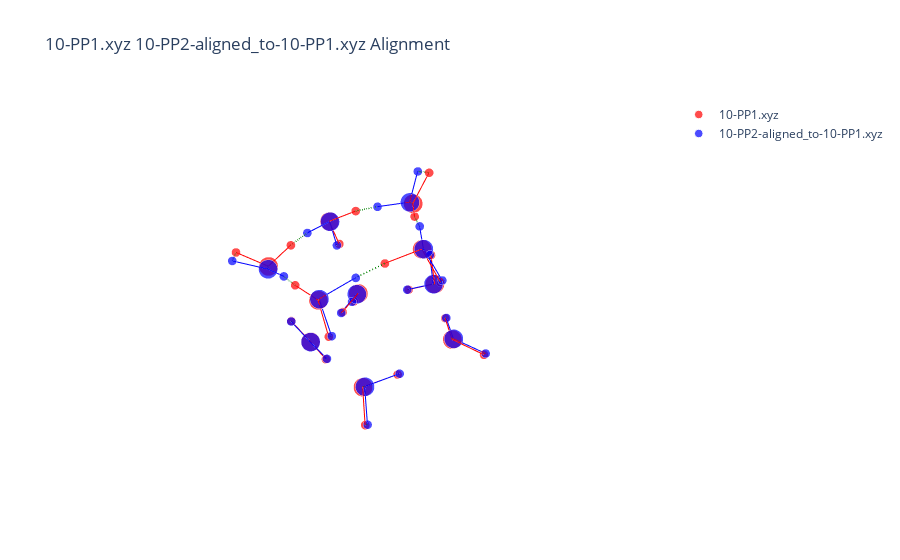

This figure's notebook cell:
### Code cell
data_path1 = "../Data/Water-Clusters"
data_path2 = "./ArbAlignOutput"
nameA = '10-PP1.xyz'
nameB = '10-PP2-aligned_to-10-PP1.xyz'
molA = next(pybel.readfile('xyz', os.path.join(data_path1, nameA)))
molB = next(pybel.readfile('xyz', os.path.join(data_path2, nameB)))
X_A, T_A, B_A = otm.tl.process_molecule(molA) 
X_B, T_B, B_B = otm.tl.process_molecule(molB)
X_B_aligned, _, _ = otm.tl.molecule_alignment_allow_reflection(X_A, X_B, np.eye(30))
otm.pl.interactive_alignment_plot(X_A, X_B_aligned, T_A, T_B, B_A, B_B, assignment=None, nameA=nameA, nameB=nameB, save=True)

### Figure 1 — Plotly figure (JSON) as saved in the notebook; plotly's stock layout.template omitted (floating-point values rounded to 4 significant figures)
{"data": [{"marker": {"color": "red", "size": [13.2, 6.2, 6.2, 13.2, 6.2, 6.2, 13.2, 6.2, 6.2, 13.2, 6.2, 6.2, 13.2, 6.2, 6.2, 13.2, 6.2, 6.2, 13.2, 6.2, 6.2, 13.2, 6.2, 6.2, 13.2, 6.2, 6.2, 13.2, 6.2, 6.2], "symbol": "circle"}, "mode": "markers", "name": "10-PP1.xyz", "type": "scatter3d", "x": [1.741, 2.229, 0.8804, 1.32, 1.5, 1.691, -0.6898, -1.144, -1.356, -1.275, -0.3225, -1.54, 1.892, 0.9393, 2.403, -0.7244, -1.18, -1.047, -0.1016, -0.2925, 0.7988, -1.954, -2.485, -1.229, -2.423, -2.104, -2.465, 2.328, 2.269, 2.34], "y": [1.597, 2.183, 2.047, -1.189, -0.2297, -1.526, 2.595, 3.371, 1.85, -1.774, -1.529, -2.305, -2.005, -2.211, -2.743, -2.433, -1.691, -2.385, 1.801, 2.302, 1.435, -0.09294, -0.00054, 0.5923, 0.5917, -0.2091, 0.3224, 0.765, -0.2066, 1.076], "z": [-1.498, -2.089, -1.327, -1.917, -1.89, -1.077, -0.7222, -1.074, -0.7833, -1.695, -1.856, -2.456, 0.7286, 0.9337, 1.082, 1.033, 1.482, 0.113, 2.025, 1.212, 1.857, 1.997, 2.797, 2.075, -0.7035, -1.167, 0.2358, 1.23, 1.148, 0.3074]}, {"marker": {"color": "blue", "size": [13.2, 6.2, 6.2, 13.2, 6.2, 6.2, 13.2, 6.2, 6.2, 13.2, 6.2, 6.2, 13.2, 6.2, 6.2, 13.2, 6.2, 6.2, 13.2, 6.2, 6.2, 13.2, 6.2, 6.2, 13.2, 6.2, 6.2, 13.2, 6.2, 6.2], "symbol": "circle"}, "mode": "markers", "name": "10-PP2-aligned_to-10-PP1.xyz", "type": "scatter3d", "x": [1.706, 2.181, 0.8513, 1.341, 1.49, 1.717, -0.7425, -1.201, -1.402, -1.235, -0.2845, -1.49, 2.016, 0.241, 2.764, -0.7326, -1.526, -0.9643, -0.1182, -0.3831, 1.474, -2.03, -2.646, -0.7907, -2.409, -2.088, -2.465, 2.287, 2.137, 2.302], "y": [1.637, 2.221, 2.091, -1.158, -0.1935, -1.493, 2.602, 3.383, 1.852, -1.808, -1.553, -2.353, -1.839, -2.313, -2.313, -2.414, -1.102, -2.41, 1.837, 2.286, 1.143, -0.2787, -0.5486, 1.137, 0.5513, -0.2496, 0.2746, 0.7508, -0.8826, 1.144], "z": [-1.476, -2.08, -1.285, -1.9, -1.857, -1.062, -0.7251, -1.058, -0.7977, -1.721, -1.882, -2.475, 0.7661, 1.034, 1.15, 1.031, 1.706, 0.08278, 2.036, 1.214, 1.631, 1.954, 2.646, 2.141, -0.7199, -1.181, 0.2166, 1.234, 1.033, 0.343]}, {"line": {"color": "red", "width": 2}, "mode": "lines", "showlegend": false, "type": "scatter3d", "x": [1.741, 2.229], "y": [1.597, 2.183], "z": [-1.498, -2.089]}, {"line": {"color": "red", "width": 2}, "mode": "lines", "showlegend": false, "type": "scatter3d", "x": [1.741, 0.8804], "y": [1.597, 2.047], "z": [-1.498, -1.327]}, {"line": {"color": "red", "width": 2}, "mode": "lines", "showlegend": false, "type": "scatter3d", "x": [1.32, 1.5], "y": [-1.189, -0.2297], "z": [-1.917, -1.89]}, {"line": {"color": "red", "width": 2}, "mode": "lines", "showlegend": false, "type": "scatter3d", "x": [1.32, 1.691], "y": [-1.189, -1.526], "z": [-1.917, -1.077]}, {"line": {"color": "red", "width": 2}, "mode": "lines", "showlegend": false, "type": "scatter3d", "x": [-0.6898, -1.144], "y": [2.595, 3.371], "z": [-0.7222, -1.074]}, {"line": {"color": "red", "width": 2}, "mode": "lines", "showlegend": false, "type": "scatter3d", "x": [-0.6898, -1.356], "y": [2.595, 1.85], "z": [-0.7222, -0.7833]}, {"line": {"color": "red", "width": 2}, "mode": "lines", "showlegend": false, "type": "scatter3d", "x": [-1.275, -0.3225], "y": [-1.774, -1.529], "z": [-1.695, -1.856]}, {"line": {"color": "red", "width": 2}, "mode": "lines", "showlegend": false, "type": "scatter3d", "x": [-1.275, -1.54], "y": [-1.774, -2.305], "z": [-1.695, -2.456]}, {"line": {"color": "red", "width": 2}, "mode": "lines", "showlegend": false, "type": "scatter3d", "x": [1.892, 0.9393], "y": [-2.005, -2.211], "z": [0.7286, 0.9337]}, {"line": {"color": "red", "width": 2}, "mode": "lines", "showlegend": false, "type": "scatter3d", "x": [1.892, 2.403], "y": [-2.005, -2.743], "z": [0.7286, 1.082]}, {"line": {"color": "red", "width": 2}, "mode": "lines", "showlegend": false, "type": "scatter3d", "x": [-0.7244, -1.18], "y": [-2.433, -1.691], "z": [1.033, 1.482]}, {"line": {"color": "red", "width": 2}, "mode": "lines", "showlegend": false, "type": "scatter3d", "x": [-0.7244, -1.047], "y": [-2.433, -2.385], "z": [1.033, 0.113]}, {"line": {"color": "red", "width": 2}, "mode": "lines", "showlegend": false, "type": "scatter3d", "x": [-0.1016, -0.2925], "y": [1.801, 2.302], "z": [2.025, 1.212]}, {"line": {"color": "red", "width": 2}, "mode": "lines", "showlegend": false, "type": "scatter3d", "x": [-0.1016, 0.7988], "y": [1.801, 1.435], "z": [2.025, 1.857]}, {"line": {"color": "red", "width": 2}, "mode": "lines", "showlegend": false, "type": "scatter3d", "x": [-1.954, -2.485], "y": [-0.09294, -0.00054], "z": [1.997, 2.797]}, {"line": {"color": "red", "width": 2}, "mode": "lines", "showlegend": false, "type": "scatter3d", "x": [-1.954, -1.229], "y": [-0.09294, 0.5923], "z": [1.997, 2.075]}, {"line": {"color": "red", "width": 2}, "mode": "lines", "showlegend": false, "type": "scatter3d", "x": [-2.423, -2.104], "y": [0.5917, -0.2091], "z": [-0.7035, -1.167]}, {"line": {"color": "red", "width": 2}, "mode": "lines", "showlegend": false, "type": "scatter3d", "x": [-2.423, -2.465], "y": [0.5917, 0.3224], "z": [-0.7035, 0.2358]}, {"line": {"color": "red", "width": 2}, "mode": "lines", "showlegend": false, "type": "scatter3d", "x": [2.328, 2.269], "y": [0.765, -0.2066], "z": [1.23, 1.148]}, {"line": {"color": "red", "width": 2}, "mode": "lines", "showlegend": false, "type": "scatter3d", "x": [2.328, 2.34], "y": [0.765, 1.076], "z": [1.23, 0.3074]}, {"line": {"color": "blue", "width": 2}, "mode": "lines", "showlegend": false, "type": "scatter3d", "x": [1.706, 2.181], "y": [1.637, 2.221], "z": [-1.476, -2.08]}, {"line": {"color": "blue", "width": 2}, "mode": "lines", "showlegend": false, "type": "scatter3d", "x": [1.706, 0.8513], "y": [1.637, 2.091], "z": [-1.476, -1.285]}, {"line": {"color": "blue", "width": 2}, "mode": "lines", "showlegend": false, "type": "scatter3d", "x": [1.341, 1.49], "y": [-1.158, -0.1935], "z": [-1.9, -1.857]}, {"line": {"color": "blue", "width": 2}, "mode": "lines", "showlegend": false, "type": "scatter3d", "x": [1.341, 1.717], "y": [-1.158, -1.493], "z": [-1.9, -1.062]}, {"line": {"color": "blue", "width": 2}, "mode": "lines", "showlegend": false, "type": "scatter3d", "x": [-0.7425, -1.201], "y": [2.602, 3.383], "z": [-0.7251, -1.058]}, {"line": {"color": "blue", "width": 2}, "mode": "lines", "showlegend": false, "type": "scatter3d", "x": [-0.7425, -1.402], "y": [2.602, 1.852], "z": [-0.7251, -0.7977]}, {"line": {"color": "blue", "width": 2}, "mode": "lines", "showlegend": false, "type": "scatter3d", "x": [-1.235, -0.2845], "y": [-1.808, -1.553], "z": [-1.721, -1.882]}, {"line": {"color": "blue", "width": 2}, "mode": "lines", "showlegend": false, "type": "scatter3d", "x": [-1.235, -1.49], "y": [-1.808, -2.353], "z": [-1.721, -2.475]}, {"line": {"color": "blue", "width": 2}, "mode": "lines", "showlegend": false, "type": "scatter3d", "x": [2.016, 2.764], "y": [-1.839, -2.313], "z": [0.7661, 1.15]}, {"line": {"color": "blue", "width": 2}, "mode": "lines", "showlegend": false, "type": "scatter3d", "x": [2.016, 2.137], "y": [-1.839, -0.8826], "z": [0.7661, 1.033]}, {"line": {"color": "blue", "width": 2}, "mode": "lines", "showlegend": false, "type": "scatter3d", "x": [0.241, -0.7326], "y": [-2.313, -2.414], "z": [1.034, 1.031]}, {"line": {"color": "blue", "width": 2}, "mode": "lines", "showlegend": false, "type": "scatter3d", "x": [-0.7326, -0.9643], "y": [-2.414, -2.41], "z": [1.031, 0.08278]}, {"line": {"color": "blue", "width": 2}, "mode": "lines", "showlegend": false, "type": "scatter3d", "x": [-1.526, -2.03], "y": [-1.102, -0.2787], "z": [1.706, 1.954]}, {"line": {"color": "blue", "width": 2}, "mode": "lines", "showlegend": false, "type": "scatter3d", "x": [-0.1182, -0.3831], "y": [1.837, 2.286], "z": [2.036, 1.214]}, {"line": {"color": "blue", "width": 2}, "mode": "lines", "showlegend": false, "type": "scatter3d", "x": [-0.1182, -0.7907], "y": [1.837, 1.137], "z": [2.036, 2.141]}, {"line": {"color": "blue", "width": 2}, "mode": "lines", "showlegend": false, "type": "scatter3d", "x": [1.474, 2.287], "y": [1.143, 0.7508], "z": [1.631, 1.234]}, {"line": {"color": "blue", "width": 2}, "mode": "lines", "showlegend": false, "type": "scatter3d", "x": [-2.03, -2.646], "y": [-0.2787, -0.5486], "z": [1.954, 2.646]}, {"line": {"color": "blue", "width": 2}, "mode": "lines", "showlegend": false, "type": "scatter3d", "x": [-2.409, -2.088], "y": [0.5513, -0.2496], "z": [-0.7199, -1.181]}, {"line": {"color": "blue", "width": 2}, "mode": "lines", "showlegend": false, "type": "scatter3d", "x": [-2.409, -2.465], "y": [0.5513, 0.2746], "z": [-0.7199, 0.2166]}, {"line": {"color": "blue", "width": 2}, "mode": "lines", "showlegend": false, "type": "scatter3d", "x": [2.287, 2.302], "y": [0.7508, 1.144], "z": [1.234, 0.343]}, {"line": {"color": "green", "dash": "longdash", "width": 3}, "mode": "lines", "showlegend": false, "type": "scatter3d", "x": [1.741, 1.706], "y": [1.597, 1.637], "z": [-1.498, -1.476]}, {"line": {"color": "green", "dash": "longdash", "width": 3}, "mode": "lines", "showlegend": false, "type": "scatter3d", "x": [2.229, 2.181], "y": [2.183, 2.221], "z": [-2.089, -2.08]}, {"line": {"color": "green", "dash": "longdash", "width": 3}, "mode": "lines", "showlegend": false, "type": "scatter3d", "x": [0.8804, 0.8513], "y": [2.047, 2.091], "z": [-1.327, -1.285]}, {"line": {"color": "green", "dash": "longdash", "width": 3}, "mode": "lines", "showlegend": false, "type": "scatter3d", "x": [1.32, 1.341], "y": [-1.189, -1.158], "z": [-1.917, -1.9]}, {"line": {"color": "green", "dash": "longdash", "width": 3}, "mode": "lines", "showlegend": false, "type": "scatter3d", "x": [1.5, 1.49], "y": [-0.2297, -0.1935], "z": [-1.89, -1.857]}, {"line": {"color": "green", "dash": "longdash", "width": 3}, "mode": "lines", "showlegend": false, "type": "scatter3d", "x": [1.691, 1.717], "y": [-1.526, -1.493], "z": [-1.077, -1.062]}, {"line": {"color": "green", "dash": "longdash", "width": 3}, "mode": "lines", "showlegend": false, "type": "scatter3d", "x": [-0.6898, -0.7425], "y": [2.595, 2.602], "z": [-0.7222, -0.7251]}, {"line": {"color": "green", "dash": "longdash", "width": 3}, "mode": "lines", "showlegend": false, "type": "scatter3d", "x": [-1.144, -1.201], "y": [3.371, 3.383], "z": [-1.074, -1.058]}, {"line": {"color": "green", "dash": "longdash", "width": 3}, "mode": "lines", "showlegend": false, "type": "scatter3d", "x": [-1.356, -1.402], "y": [1.85, 1.852], "z": [-0.7833, -0.7977]}, {"line": {"color": "green", "dash": "longdash", "width": 3}, "mode": "lines", "showlegend": false, "type": "scatter3d", "x": [-1.275, -1.235], "y": [-1.774, -1.808], "z": [-1.695, -1.721]}, {"line": {"color": "green", "dash": "longdash", "width": 3}, "mode": "lines", "showlegend": false, "type": "scatter3d", "x": [-0.3225, -0.2845], "y": [-1.529, -1.553], "z": [-1.856, -1.882]}, {"line": {"color": "green", "dash": "longdash", "width": 3}, "mode": "lines", "showlegend": false, "type": "scatter3d", "x": [-1.54, -1.49], "y": [-2.305, -2.353], "z": [-2.456, -2.475]}, {"line": {"color": "green", "dash": "longdash", "width": 3}, "mode": "lines", "showlegend": false, "type": "scatter3d", "x": [1.892, 2.016], "y": [-2.005, -1.839], "z": [0.7286, 0.7661]}, {"line": {"color": "green", "dash": "longdash", "width": 3}, "mode": "lines", "showlegend": false, "type": "scatter3d", "x": [0.9393, 0.241], "y": [-2.211, -2.313], "z": [0.9337, 1.034]}, {"line": {"color": "green", "dash": "longdash", "width": 3}, "mode": "lines", "showlegend": false, "type": "scatter3d", "x": [2.403, 2.764], "y": [-2.743, -2.313], "z": [1.082, 1.15]}, {"line": {"color": "green", "dash": "longdash", "width": 3}, "mode": "lines", "showlegend": false, "type": "scatter3d", "x": [-0.7244, -0.7326], "y": [-2.433, -2.414], "z": [1.033, 1.031]}, {"line": {"color": "green", "dash": "longdash", "width": 3}, "mode": "lines", "showlegend": false, "type": "scatter3d", "x": [-1.18, -1.526], "y": [-1.691, -1.102], "z": [1.482, 1.706]}, {"line": {"color": "green", "dash": "longdash", "width": 3}, "mode": "lines", "showlegend": false, "type": "scatter3d", "x": [-1.047, -0.9643], "y": [-2.385, -2.41], "z": [0.113, 0.08278]}, {"line": {"color": "green", "dash": "longdash", "width": 3}, "mode": "lines", "showlegend": false, "type": "scatter3d", "x": [-0.1016, -0.1182], "y": [1.801, 1.837], "z": [2.025, 2.036]}, {"line": {"color": "green", "dash": "longdash", "width": 3}, "mode": "lines", "showlegend": false, "type": "scatter3d", "x": [-0.2925, -0.3831], "y": [2.302, 2.286], "z": [1.212, 1.214]}, {"line": {"color": "green", "dash": "longdash", "width": 3}, "mode": "lines", "showlegend": false, "type": "scatter3d", "x": [0.7988, 1.474], "y": [1.435, 1.143], "z": [1.857, 1.631]}, {"line": {"color": "green", "dash": "longdash", "width": 3}, "mode": "lines", "showlegend": false, "type": "scatter3d", "x": [-1.954, -2.03], "y": [-0.09294, -0.2787], "z": [1.997, 1.954]}, {"line": {"color": "green", "dash": "longdash", "width": 3}, "mode": "lines", "showlegend": false, "type": "scatter3d", "x": [-2.485, -2.646], "y": [-0.00054, -0.5486], "z": [2.797, 2.646]}, {"line": {"color": "green", "dash": "longdash", "width": 3}, "mode": "lines", "showlegend": false, "type": "scatter3d", "x": [-1.229, -0.7907], "y": [0.5923, 1.137], "z": [2.075, 2.141]}, {"line": {"color": "green", "dash": "longdash", "width": 3}, "mode": "lines", "showlegend": false, "type": "scatter3d", "x": [-2.423, -2.409], "y": [0.5917, 0.5513], "z": [-0.7035, -0.7199]}, {"line": {"color": "green", "dash": "longdash", "width": 3}, "mode": "lines", "showlegend": false, "type": "scatter3d", "x": [-2.104, -2.088], "y": [-0.2091, -0.2496], "z": [-1.167, -1.181]}, {"line": {"color": "green", "dash": "longdash", "width": 3}, "mode": "lines", "showlegend": false, "type": "scatter3d", "x": [-2.465, -2.465], "y": [0.3224, 0.2746], "z": [0.2358, 0.2166]}, {"line": {"color": "green", "dash": "longdash", "width": 3}, "mode": "lines", "showlegend": false, "type": "scatter3d", "x": [2.328, 2.287], "y": [0.765, 0.7508], "z": [1.23, 1.234]}, {"line": {"color": "green", "dash": "longdash", "width": 3}, "mode": "lines", "showlegend": false, "type": "scatter3d", "x": [2.269, 2.137], "y": [-0.2066, -0.8826], "z": [1.148, 1.033]}, {"line": {"color": "green", "dash": "longdash", "width": 3}, "mode": "lines", "showlegend": false, "type": "scatter3d", "x": [2.34, 2.302], "y": [1.076, 1.144], "z": [0.3074, 0.343]}], "layout": {"scene": {"aspectmode": "data", "xaxis": {"title": {"text": "X"}, "visible": false}, "yaxis": {"title": {"text": "Y"}, "visible": false}, "zaxis": {"title": {"text": "Z"}, "visible": false}}, "showlegend": true, "title": {"text": "10-PP1.xyz 10-PP2-aligned_to-10-PP1.xyz Alignment"}}}
